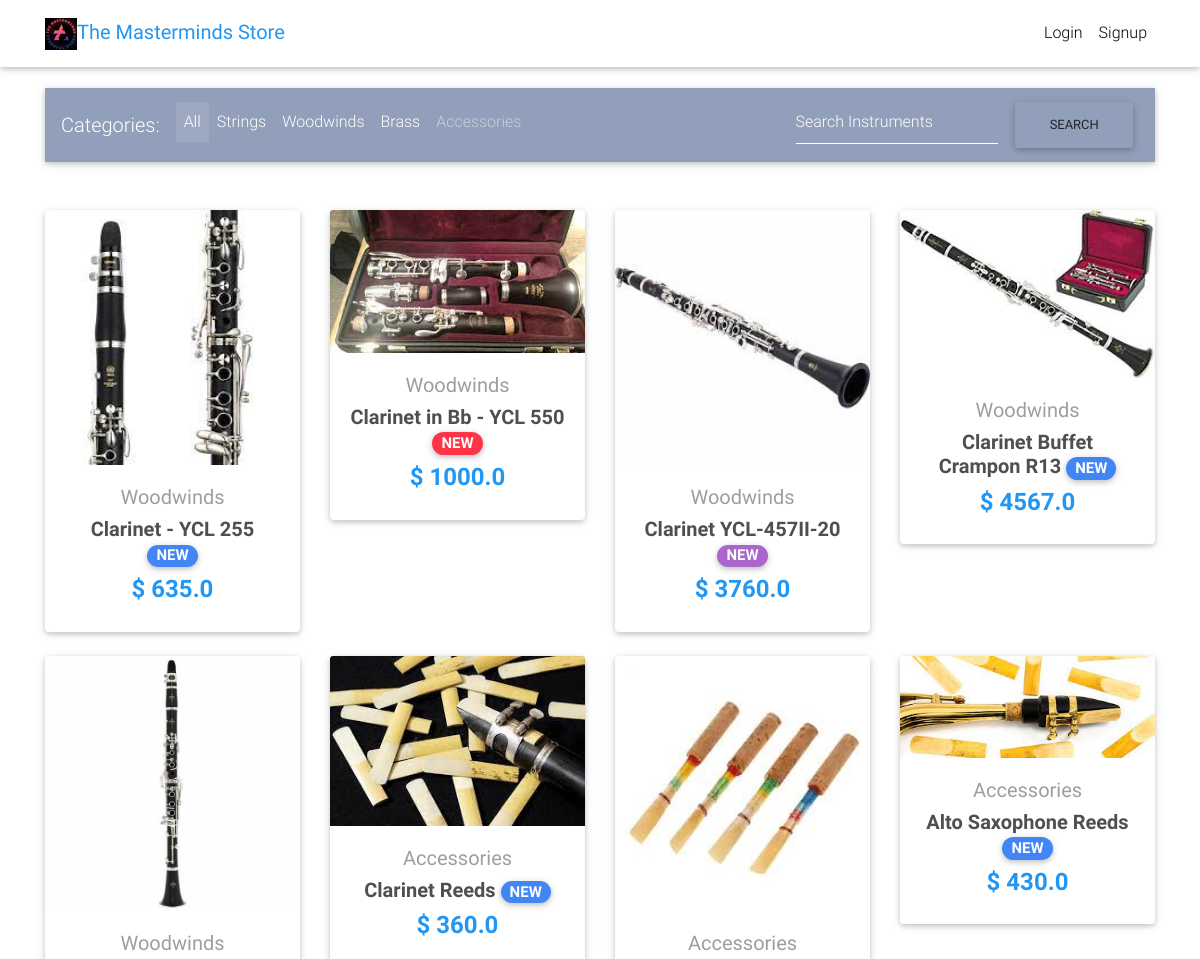
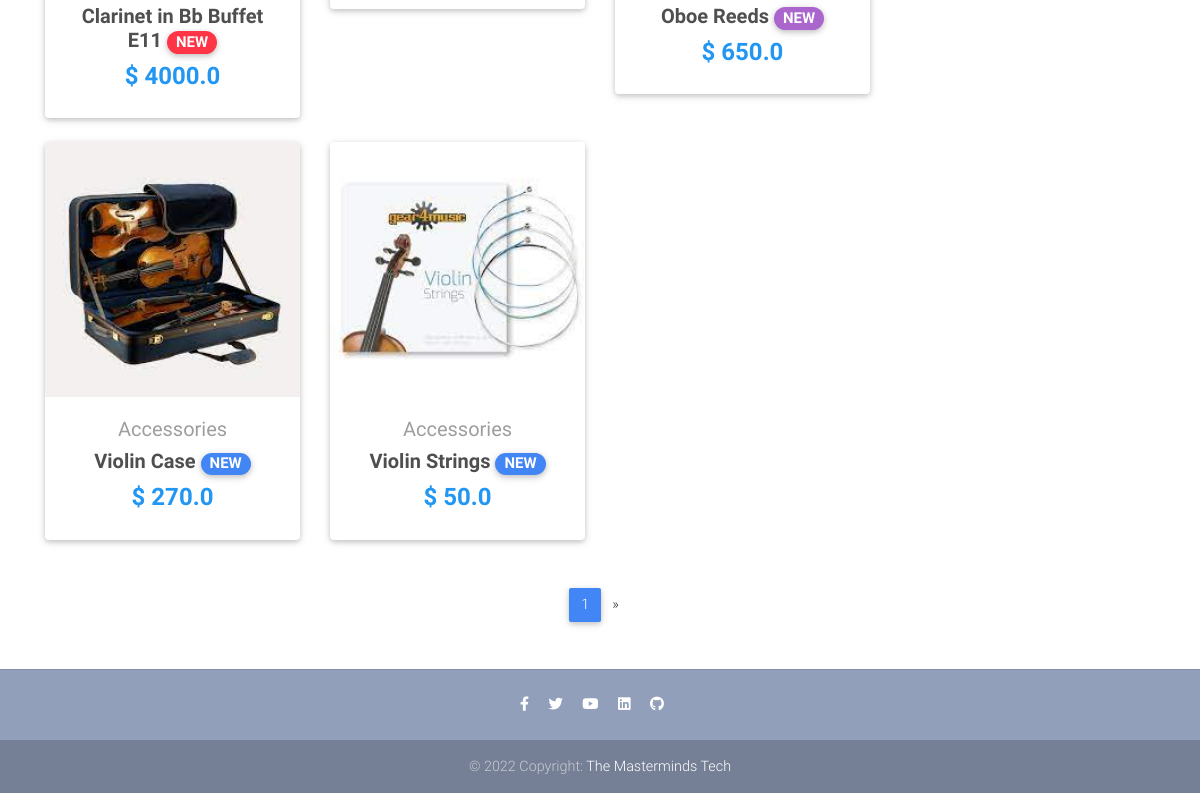
The page / on the database its author committed (2 pictures, top to bottom).
### core/models.py (models this page shows, shortened)
class Item(models.Model):
    title = models.CharField(max_length=100)
    price = models.FloatField()
    discount_price = models.FloatField(blank=True, null=True)
    category = models.CharField(choices=CATEGORY_CHOICES, max_length=1)
    label = models.CharField(choices=LABEL_CHOICES, max_length=1)
    slug = models.SlugField()
    description = models.TextField()
    image = models.ImageField()
    def get_absolute_url(self):
        return reverse("core:product", kwargs={
            'slug': self.slug
        })

### core/views.py (the view)
# urls.py: path('', HomeView.as_view(), name='home'),
class HomeView(ListView):
    model = Item
    paginate_by = 10
    template_name = "home.html"

### templates/home.html (shortened to what this page needs)
{% extends "base.html" %}
{% block content %}
  <main>
    <div class="container">
      <nav class="navbar navbar-expand-lg navbar-dark mdb-color lighten-3 mt-3 mb-5">
        <span class="navbar-brand">Categories:</span>
        <div class="collapse navbar-collapse" id="basicExampleNav">
          <ul class="navbar-nav mr-auto">
            <li class="nav-item active">
              <a class="nav-link" href="/">All
              </a>
            </li>
            <li class="nav-item">
              <a class="nav-link" href="{% url 'core:strings' %}">Strings</a>
            </li>
            <li class="nav-item">
              <a class="nav-link" href="{% url 'core:winds' %}">Woodwinds</a>
            </li>
            <li class="nav-item">
              <a class="nav-link" href="{% url 'core:brass' %}">Brass</a>
            </li>
	    <li class=nav-item">
		    <a class="nav-link" href="{% url 'core:accessory' %}">Accessories</a>
	    </li>
          </ul>
          <form class="form-inline" action="{% url 'core:search' %}" method="get">
            <div class="md-form my-0">
              <input class="form-control mr-sm-2" type="text" placeholder="Search Instruments" name="q" aria-label="Search">
              <button type="submit" class="btn btn">Search</button>
            </div>
          </form>
        </div>
      </nav>
      <section class="text-center mb-4">
        <div class="row wow fadeIn">
          {% for item in object_list %}
          <div class="col-lg-3 col-md-6 mb-4">
            <div class="card">
              <div class="view overlay">
                <img src="{{ item.image.url }}" class="card-img-top">
              </div>
              <div class="card-body text-center">
                <span class="grey-text">
                  <h5>{{ item.get_category_display }}</h5>
                </span>
                <h5>
                  <strong>
                    <a href="{{ item.get_absolute_url }}" class="dark-grey-text">{{ item.title }}
                      <span class="badge badge-pill {{ item.get_label_display }}-color">NEW</span>
                    </a>
                  </strong>
                </h5>
                <h4 class="font-weight-bold blue-text">
                  <strong>$
                  {% if item.discount_price %}
                  {{ item.discount_price }}
                  {% else %}
                  {{ item.price }}
                  {% endif %}
                  </strong>
                </h4>
              </div>
            </div>
          </div>
          {% endfor %}
        </div>
      </section>
      {% if is_paginated %}
      <nav class="d-flex justify-content-center wow fadeIn">
        <ul class="pagination pg-blue">
          <li class="page-item active">
            <a class="page-link" href="?page={{ page_obj.number }}">{{ page_obj.number }}
            </a>
          </li>
          {% if page_obj.has_next %}
          <li class="page-item">
            <a class="page-link" href="?page={{ page_obj.next_page_number }}" aria-label="Next">
              <span aria-hidden="true">&raquo;</span>
            </a>
          </li>
          {% endif %}
        </ul>
      </nav>
      {% endif %}
    </div>
  </main>
{% endblock content %}

### templates/base.html (style rules this page uses)
html, body, header, .carousel { height: 60vh; }

### rows shown on the page
Item: image (picture), category "Woodwinds", title "Clarinet - YCL 255", price "635.0"
Item: image (picture), category "Woodwinds", title "Clarinet in Bb - YCL 550", discount_price "1000.0"
Item: image (picture), category "Woodwinds", title "Clarinet YCL-457II-20", discount_price "3760.0"
Item: image (picture), category "Woodwinds", title "Clarinet Buffet Crampon R13", discount_price "4567.0"
Item: image (picture), category "Woodwinds", title "Clarinet in Bb Buffet E11", discount_price "4000.0"
Item: image (picture), category "Accessories", title "Clarinet Reeds", discount_price "360.0"
Item: image (picture), category "Accessories", title "Oboe Reeds", discount_price "650.0"
Item: image (picture), category "Accessories", title "Alto Saxophone Reeds", discount_price "430.0"
Item: image (picture), category "Accessories", title "Violin Case", discount_price "270.0"
Item: image (picture), category "Accessories", title "Violin Strings", price "50.0"

### other values the page prints
{{ page_obj.number }} "1"
